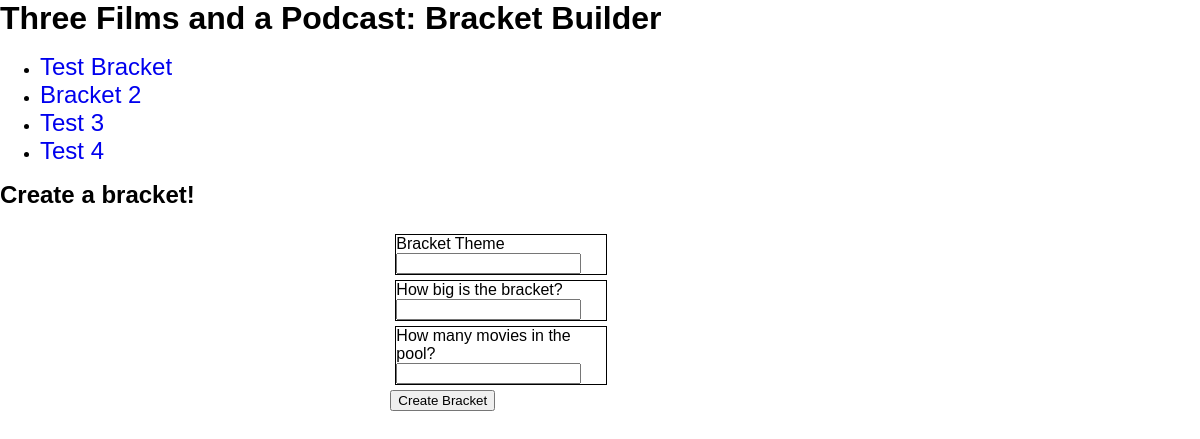
The app's page /, older data.
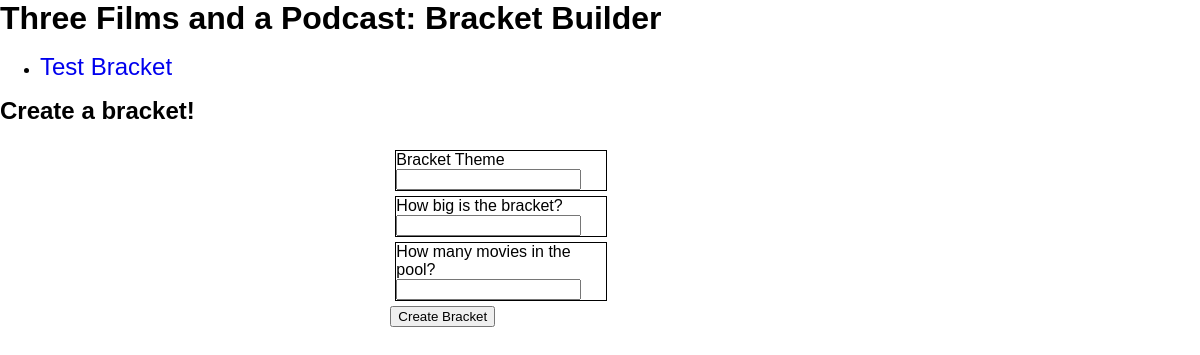
The same page, newer data.
### app.py (models this page shows)
class Bracket(db.Model):
    id = db.Column(db.Integer, primary_key=True)
    theme = db.Column(db.String(500), nullable=False)
    size = db.Column(db.Integer, nullable=False)
    pool_size = db.Column(db.Integer, nullable=False)
    filled_out = show_bracket = db.Column(
        db.Boolean, default=False, nullable=False)
    show_bracket = db.Column(db.Boolean, default=False, nullable=False)
    pool = db.relationship("Movie", backref="bracket")

### app.py (the view)
@app.route('/', methods=['POST', 'GET'])
def index():
    if request.method == 'POST':
        bracket_theme = request.form['theme']
        bracket_size = request.form['size']
        size_of_pool = request.form['pool_size']
        new_bracket = Bracket(theme=bracket_theme,
                              pool_size=size_of_pool, size=bracket_size)
        try:
            db.session.add(new_bracket)
            db.session.commit()
            return redirect(f'/bracket/{new_bracket.id}')
        except:
            return f"Something went wrong adding {new_bracket.theme}"
    else:
        brackets = Bracket.query.order_by(Bracket.id).all()
        return render_template('index.html', brackets=brackets)

### templates/index.html (shortened to what this page needs)
{% extends 'base.html' %}
{% block body %}
<h1>Three Films and a Podcast: Bracket Builder</h1>
{% if brackets|length >= 1 %}
<ul>
    {% for bracket in brackets if bracket.theme %}
    <li><a href="/bracket/{{ bracket.id }}">{{ bracket.theme }}</a></li>
    {% endfor %}
</ul>
{% else %}
<h2>There are no brackets created yet!</h2>
{% endif %}
<h2>Create a bracket!</h2>
<div class="form-container">
    <form action="/" method="post">
        <div  style="border: 1px solid black; margin: 5px; width: 50%;">
            <label for="theme">Bracket Theme</label>
            <input type="text" name="theme" id="theme">
        </div>
        <div style="border: 1px solid black; margin: 5px; width: 50%;">
            <label for="size">How big is the bracket?</label>
            <input type="number" name="size" id="size" step="4" min="4">
        </div>
        <div style="border: 1px solid black; margin: 5px; width: 50%;">
            <label for="">How many movies in the pool?</label>
            <input type="number" name="pool_size" id="pool_size" step="1" min="1">
        </div>
        <input type="submit" value="Create Bracket">
    </form>
</div>
{% endblock %}

Row changes from the older to the newer data that the page shows:
removed Bracket: theme "Bracket 2"
removed Bracket: theme "Test 3"
removed Bracket: theme "Test 4"
